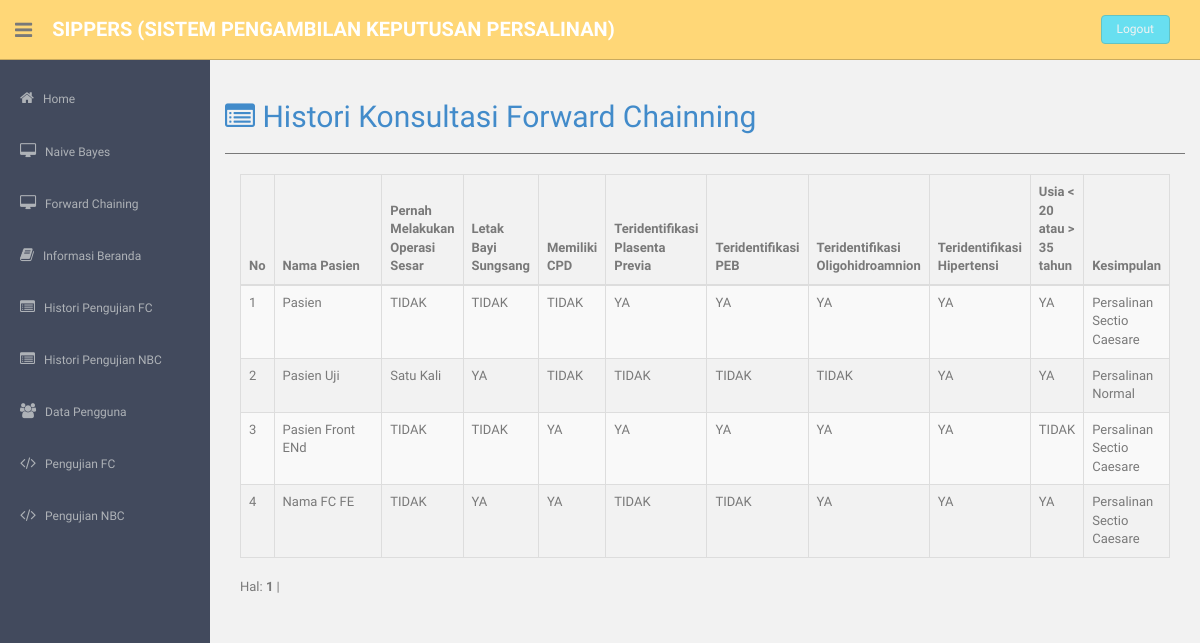
The app's page /admin/theme/index.php?page=histori (signed in) with its own data.
### tables this page shows
CREATE TABLE `daftar_gejala` (
  `id_gejala` int(5) NOT NULL AUTO_INCREMENT,
  `kode_gejala` varchar(5) NOT NULL,
  `gejala` varchar(200) NOT NULL,
  PRIMARY KEY (`id_gejala`)
);

CREATE TABLE `riwayat_pengujian` (
  `id` int(11) unsigned NOT NULL AUTO_INCREMENT,
  `metode` varchar(3) DEFAULT NULL,
  `gejala` varchar(50) DEFAULT NULL,
  `pasien` varchar(50) DEFAULT NULL,
  `kesimpulan` varchar(25) DEFAULT NULL,
  PRIMARY KEY (`id`)
);

CREATE TABLE `daftar_atribut` (
  `id_atribut` int(5) NOT NULL AUTO_INCREMENT,
  `id_gejala` int(5) NOT NULL,
  `atribut` varchar(100) NOT NULL,
  PRIMARY KEY (`id_atribut`)
);

### admin/histori/histori.php (the view, shortened to what this page needs)
<?php
include "../config/koneksi.php";
include "../config/class_paging.php";
echo"<h2><a  href='?page=histori'><i class='fa fa-list-alt'></i> Histori Konsultasi Forward Chainning</a></h2><hr>";
$p      = new Paging;
$batas  = 10;
$posisi = $p->cariPosisi($batas);
$q_gejala	= 'SELECT * FROM daftar_gejala';
$r_gejala	= mysqli_query($con, $q_gejala);
?>
<div class="col-sm-12">
<table class="table table-bordered table-striped" >
    <thead class="cf">
    <tr>
	<th>No</th>
	<th width="150">Nama Pasien </th>
	<?php
	while($l_gejala = mysqli_fetch_array($r_gejala))
	{
		echo '<th>'.$l_gejala['gejala'].'</th>';
	}
	?>
	<th>Kesimpulan</th>
	</tr>
	</thead>
    <tbody>
<?php
$no=$posisi+1;
$query= mysqli_query($con,"SELECT * FROM riwayat_pengujian WHERE metode='fc' order by id ASC limit $posisi,$batas");
while ($hasil=mysqli_fetch_array($query,MYSQLI_ASSOC)) {
	echo "<tr>
			<td>$no</td>
			<td>$hasil[pasien]</td>
	";
	$arr_gejala = explode(',',$hasil['gejala']);
	foreach ($arr_gejala as $value)
	{
		$q= mysqli_query($con, "SELECT * FROM daftar_atribut as a JOIN daftar_gejala as b ON  a.id_gejala=b.id_gejala WHERE a.id_atribut='$value' LIMIT 1");
		$h=mysqli_fetch_array($q,MYSQLI_ASSOC);
		echo "<td>$h[atribut]</td>";
	}
	echo "<td>$hasil[kesimpulan]</td>";
	echo "</tr>";
	$no++;
}
echo'</tbody></table></div>';
?>
<?php
	echo"<div class=\"col-sm-12\">";
	$jmldata = mysqli_num_rows(mysqli_query($con,"SELECT * FROM riwayat_pengujian WHERE metode='fc' order by id ASC"));
    $jmlhalaman  = $p->jumlahHalaman($jmldata, $batas);
    $linkHalaman = $p->navHalaman($_GET['halaman'], $jmlhalaman);
echo "<div id=paging>Hal: $linkHalaman</div><br>";
?>
</div>

### admin/theme/assets/css/style.css (style rules this page uses)
body { color: #797979; background: #f2f2f2; font-family: 'Ruda', sans-serif; padding: 0px !important; margin: 0px !important; font-size:13px; }
a, a:hover, a:focus { text-decoration: none; outline: none; }
hr { margin-top: 20px; margin-bottom: 20px; border: 0; border-top: 1px solid #797979; }

### records on screen
daftar_gejala: gejala "Pernah Melakukan Operasi Sesar"
daftar_gejala: gejala "Letak Bayi Sungsang"
daftar_gejala: gejala "Memiliki CPD"
daftar_gejala: gejala "Teridentifikasi Plasenta Previa"
daftar_gejala: gejala "Teridentifikasi PEB"
daftar_gejala: gejala "Teridentifikasi Oligohidroamnion"
daftar_gejala: gejala "Teridentifikasi Hipertensi"
daftar_gejala: gejala "Usia < 20 atau > 35 tahun"
riwayat_pengujian: pasien "Pasien", kesimpulan "Persalinan Sectio Caesare"
daftar_atribut: atribut "TIDAK"
daftar_atribut: atribut "TIDAK"
daftar_atribut: atribut "TIDAK"
daftar_atribut: atribut "YA"
daftar_atribut: atribut "YA"
daftar_atribut: atribut "YA"
daftar_atribut: atribut "YA"
daftar_atribut: atribut "YA"
riwayat_pengujian: pasien "Pasien Uji", kesimpulan "Persalinan Normal"
daftar_atribut: atribut "Satu Kali"
daftar_atribut: atribut "YA"
daftar_atribut: atribut "TIDAK"
daftar_atribut: atribut "TIDAK"
daftar_atribut: atribut "TIDAK"
riwayat_pengujian: pasien "Pasien Front ENd", kesimpulan "Persalinan Sectio Caesare"
daftar_atribut: atribut "YA"
daftar_atribut: atribut "TIDAK"
riwayat_pengujian: pasien "Nama FC FE", kesimpulan "Persalinan Sectio Caesare"
